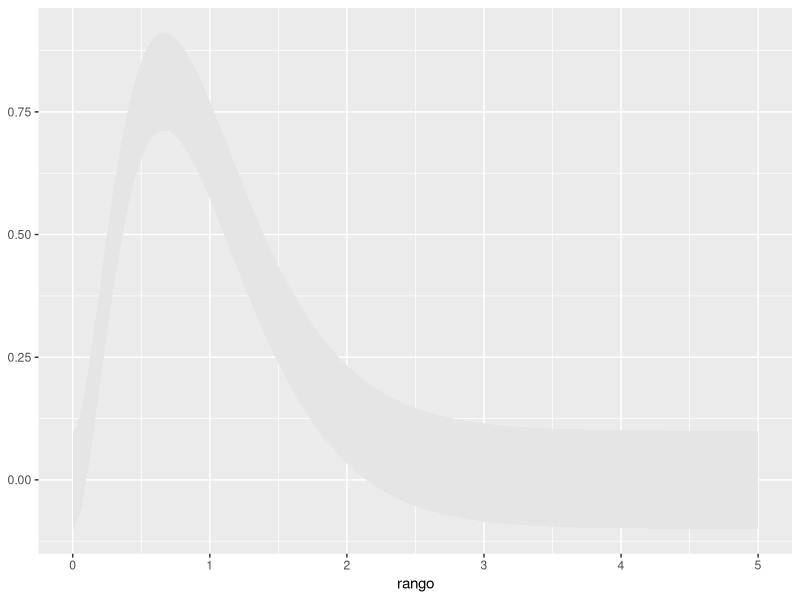
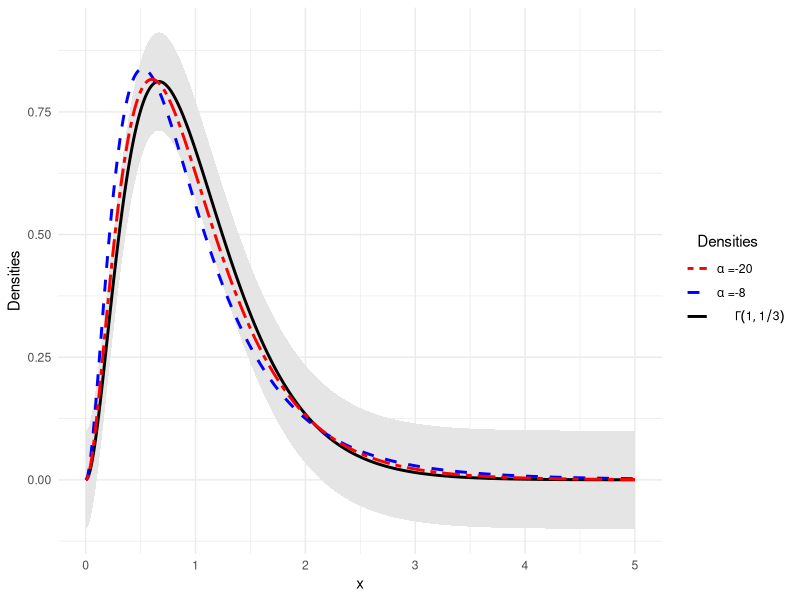

Here is the R script that generated these plots, in order:
require("ggplot2")

############################################################################
#### DEFINE DENSIDAD GI0 CONSIDERANDO ESPERANZA 1
#### alfa=-gamma-1
GI2<-function(z,alfap,L)
{L^L*gamma(L - alfap)/((-alfap - 1)^alfap*gamma(L)*gamma(-alfap))*z^( L - 1)/((-alfap - 1) + L*z)^(L - alfap)}
############################################################################

epsilon<-0.1

L<-3
alpha1<--8
alpha2<--20
# alpha3<--30
# alpha4<--50
alpha.ga<-"ga"

alfa1.fact<-as.factor(alpha1)
alfa2.fact<-as.factor(alpha2)
alfaGa.fact<-as.factor(alpha.ga)

rango<-seq(0,5,0.01)
gi.1<-data.frame(L=L,alfa=alfa1.fact,rango=rango,GI=GI2(rango,alpha1,L))
gi.2<-data.frame(L=L,alfa=alfa2.fact,rango=rango,GI=GI2(rango,alpha2,L))
gi.ga<-data.frame(L=L,alfa=alfaGa.fact,rango=rango,GI.ga=dgamma(rango,shape=L,scale=1/L))

#head(gi.1)
#head(gi.2)
#head(gi.ga)

df2<-cbind(gi.ga,GI.1=GI2(rango,alpha1,L),GI.2=GI2(rango,alpha2,L))
head(df2)
#View(df)

p<-ggplot(df2,aes(x=rango))+
  geom_ribbon(aes(ymin = GI.ga - epsilon, ymax = GI.ga + epsilon), fill = "grey90") 
  
p

p+geom_line(aes(y = GI.ga,color="Ga"),size=1)+
  geom_line(aes(y = GI.1,color="-8"),linetype="dashed",size=1)+
  geom_line(aes(y = GI.2,color="-20"),linetype="twodash",size=1)+
  #scale_linetype_manual(values=c( "twodash", "dotted", "twodash"))+
  scale_color_manual(name="   Densities",values = c("red", "blue", "black"), # Color specification
                     breaks=c("-20", "-8", "Ga"),
                     labels = c(expression(paste(alpha," =-20    ")), 
                                expression(paste(alpha," =-8      ")), 
                                expression(paste("      ", Gamma(1,1/3)))))+
  scale_linetype_manual(values=c( "twodash", "dotted", "twodash"))+
  theme_minimal()+
  labs(x="x", y = "Densities")

